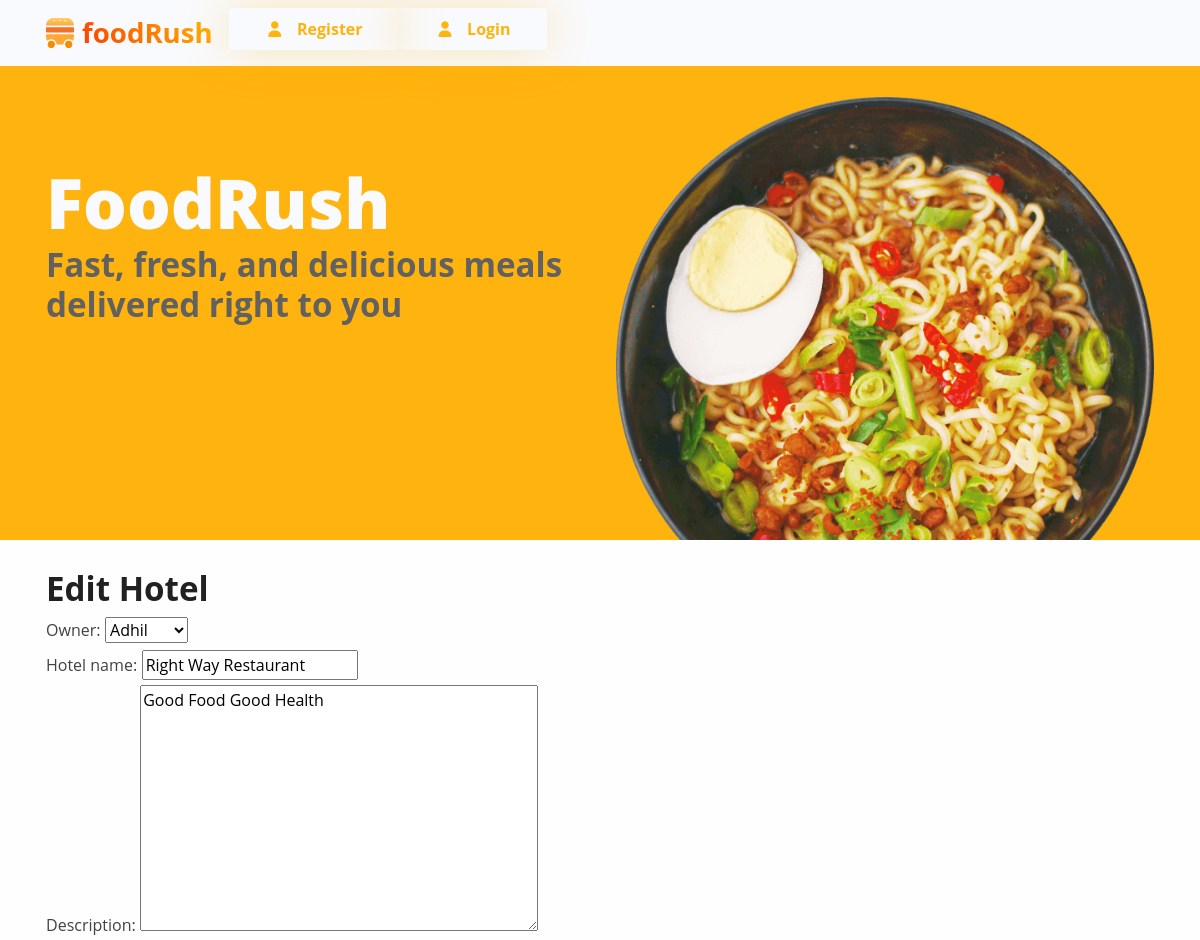
Page /hotels/edithotel/13 (upper part) on the earlier database version.
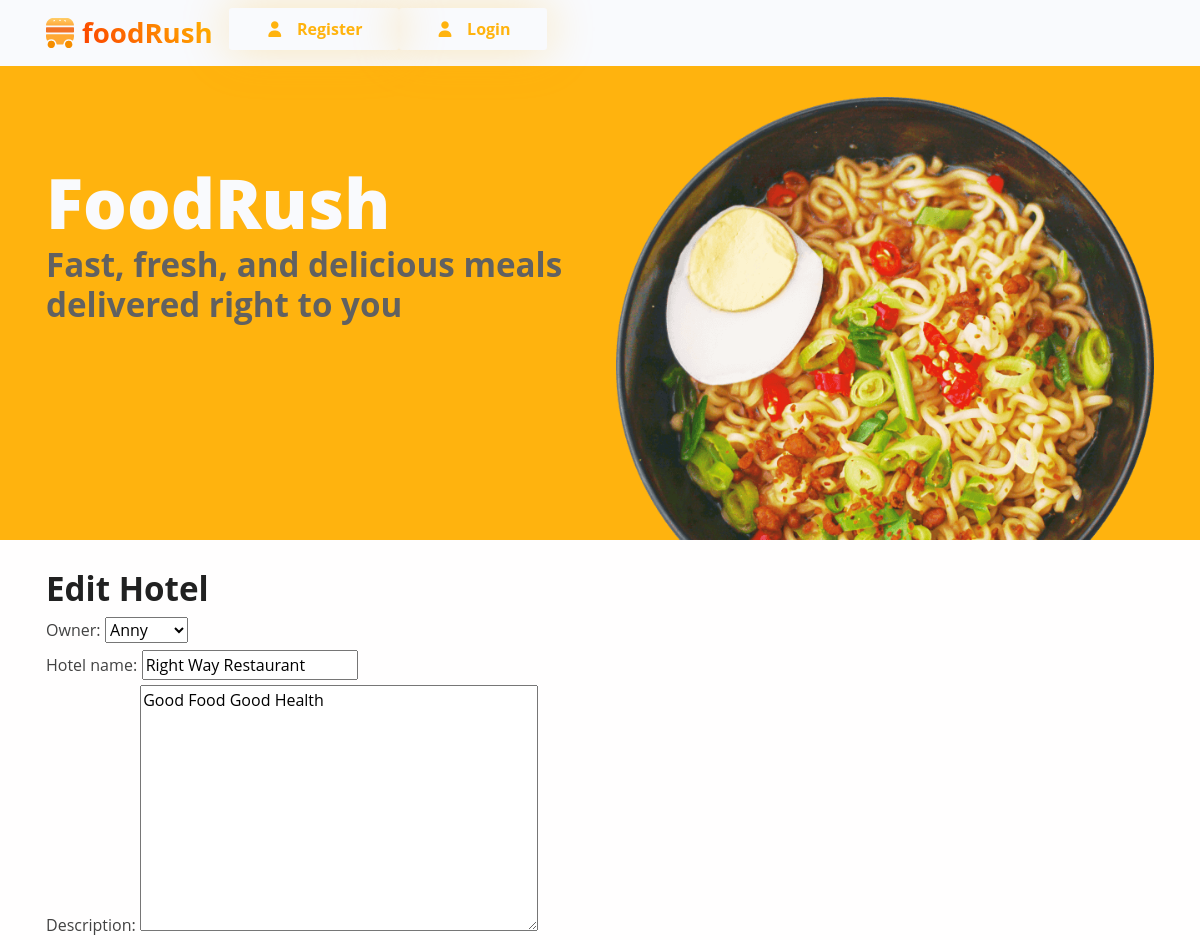
Same page on the later database version.
### hotels/models.py (models this page shows, shortened)
class Hotel(models.Model):
    owner=models.ForeignKey(settings.AUTH_USER_MODEL,on_delete=models.CASCADE)
    hotel_name = models.CharField(max_length=100)
    description = models.TextField(null=True)
    address = models.TextField()
    city = models.CharField(max_length=100)
    phone = models.CharField(max_length=15)
    image = models.ImageField(upload_to='hotels')

### hotels/views.py (the view, shortened to what this page needs)
# urls.py: path('edithotel/<int:i>',views.EditHotel.as_view(),name='edithotel'),
class EditHotel(View):
    def get(self,request,i):
        hotel=Hotel.objects.get(id=i)
        form_instance = HotelForm(instance=hotel)
        context={'form':form_instance,'hotel':hotel}
        return render(request,'edithotel.html',context)

### hotels/forms.py
class HotelForm(forms.ModelForm):
    class Meta:
        model = Hotel
        fields = "__all__"

### hotels/context_processors.py (called while the page is built)
def hotel_list(request):
    hotels=Hotel.objects.all()
    return {'hotel_list':hotel_list}

### users/context_processors.py (called while the page is built)
def latest_order(request):
    if request.user.is_authenticated:
        order = Orders.objects.filter(user=request.user).order_by('-ordered_at').first()
        return {'latest_order': order}
    return {}

### templates/edithotel.html (shortened to what this page needs)
{% extends 'base.html' %}
{% load crispy_forms_tags %}
{% load static %}
{% block content %}
<section class="py-5 overflow-hidden bg-primary" id="home">
  <div class="container">
    <div class="row flex-center">
      <div class="col-md-5 col-lg-6 order-0 order-md-1 mt-8 mt-md-0">
        <a class="img-landing-banner" href="#!">
          <img class="img-fluid" src="{% static 'img/gallery/hero-header.png' %}" alt="hero-header" />
        </a>
      </div>
      <div class="col-md-7 col-lg-6 py-8 text-md-start text-center">
        <h1 class="display-1 fs-md-5 fs-lg-6 fs-xl-8 text-light">FoodRush</h1>
        <h2 class="text-800 mb-5 fs-4">
          Fast, fresh, and delicious meals<br class="d-none d-xxl-block" />
          delivered right to you
        </h2>
      </div>
    </div>
  </div>
</section>
<div class="container mt-4">
    <h2>Edit Hotel</h2>
    <form method="post" enctype="multipart/form-data">
        {{ form }}
    </form>
</div>
{% endblock %}

Differences in the rows shown:
changed Hotel "Right Way Restaurant": owner "Adhil" → "Anny"
